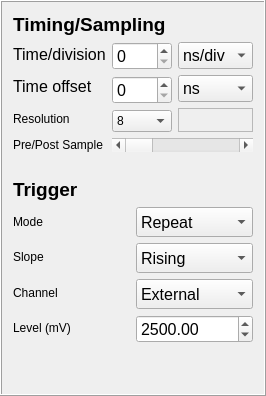
     <widget class="QFrame" name="frame">
      <property name="minimumSize">
       <size>
        <width>0</width>
        <height>0</height>
       </size>
      </property>
      <property name="maximumSize">
       <size>
        <width>16777215</width>
        <height>400</height>
       </size>
      </property>
      <property name="frameShape">
       <enum>QFrame::Box</enum>
      </property>
      <property name="frameShadow">
       <enum>QFrame::Raised</enum>
      </property>
      <layout class="QGridLayout" name="gridLayout_3">
       <item row="3" column="0">
        <layout class="QHBoxLayout" name="horizontalLayout_5">
         <item>
          <layout class="QVBoxLayout" name="verticalLayout_6">
           <item>
            <widget class="QLabel" name="label_9">
             <property name="minimumSize">
              <size>
               <width>80</width>
               <height>20</height>
              </size>
             </property>
             <property name="text">
              <string>&lt;html&gt;&lt;head/&gt;&lt;body&gt;&lt;p&gt;Mode&lt;/p&gt;&lt;/body&gt;&lt;/html&gt;</string>
             </property>
            </widget>
           </item>
           <item>
            <widget class="QLabel" name="label_11">
             <property name="minimumSize">
              <size>
               <width>80</width>
               <height>20</height>
              </size>
             </property>
             <property name="text">
              <string>&lt;html&gt;&lt;head/&gt;&lt;body&gt;&lt;p&gt;Slope&lt;/p&gt;&lt;/body&gt;&lt;/html&gt;</string>
             </property>
            </widget>
           </item>
           <item>
            <widget class="QLabel" name="label_10">
             <property name="minimumSize">
              <size>
               <width>80</width>
               <height>20</height>
              </size>
             </property>
             <property name="text">
              <string>&lt;html&gt;&lt;head/&gt;&lt;body&gt;&lt;p&gt;Channel&lt;/p&gt;&lt;/body&gt;&lt;/html&gt;</string>
             </property>
            </widget>
           </item>
           <item>
            <widget class="QLabel" name="label_12">
             <property name="minimumSize">
              <size>
               <width>80</width>
               <height>20</height>
              </size>
             </property>
             <property name="text">
              <string>&lt;html&gt;&lt;head/&gt;&lt;body&gt;&lt;p&gt;Level (mV)&lt;/p&gt;&lt;/body&gt;&lt;/html&gt;</string>
             </property>
            </widget>
           </item>
          </layout>
         </item>
         <item>
          <layout class="QVBoxLayout" name="verticalLayout_7">
           <item>
            <widget class="QComboBox" name="TriggerModeComboBox">
             <property name="minimumSize">
              <size>
               <width>80</width>
               <height>30</height>
              </size>
             </property>
             <property name="font">
              <font>
               <pointsize>12</pointsize>
               <weight>50</weight>
               <bold>false</bold>
              </font>
             </property>
             <item>
              <property name="text">
               <string>Repeat</string>
              </property>
             </item>
             <item>
              <property name="text">
               <string>Single</string>
              </property>
             </item>
             <item>
              <property name="text">
               <string>None</string>
              </property>
             </item>
            </widget>
           </item>
           <item>
            <widget class="QComboBox" name="TriggerSlopeComboBox">
             <property name="minimumSize">
              <size>
               <width>80</width>
               <height>30</height>
              </size>
             </property>
             <property name="font">
              <font>
               <pointsize>12</pointsize>
               <weight>50</weight>
               <bold>false</bold>
              </font>
             </property>
             <item>
              <property name="text">
               <string>Rising</string>
              </property>
             </item>
             <item>
              <property name="text">
               <string>Falling</string>
              </property>
             </item>
            </widget>
           </item>
           <item>
            <widget class="QComboBox" name="TriggerChannelComboBox">
             <property name="minimumSize">
              <size>
               <width>80</width>
               <height>30</height>
              </size>
             </property>
             <property name="font">
              <font>
               <pointsize>12</pointsize>
               <weight>50</weight>
               <bold>false</bold>
              </font>
             </property>
             <item>
              <property name="text">
               <string>External</string>
              </property>
             </item>
             <item>
              <property name="text">
               <string>A</string>
              </property>
             </item>
             <item>
              <property name="text">
               <string>B</string>
              </property>
             </item>
             <item>
              <property name="text">
               <string>C</string>
              </property>
             </item>
             <item>
              <property name="text">
               <string>D</string>
              </property>
             </item>
            </widget>
           </item>
           <item>
            <widget class="QDoubleSpinBox" name="TriggerLevelSpinBox">
             <property name="minimumSize">
              <size>
               <width>80</width>
               <height>20</height>
              </size>
             </property>
             <property name="font">
              <font>
               <pointsize>12</pointsize>
               <weight>50</weight>
               <bold>false</bold>
              </font>
             </property>
             <property name="maximum">
              <double>20000.000000000000000</double>
             </property>
             <property name="value">
              <double>2500.000000000000000</double>
             </property>
            </widget>
           </item>
          </layout>
         </item>
        </layout>
       </item>
       <item row="4" column="0">
        <spacer name="verticalSpacer_6">
         <property name="orientation">
          <enum>Qt::Vertical</enum>
         </property>
         <property name="sizeHint" stdset="0">
          <size>
           <width>20</width>
           <height>40</height>
          </size>
         </property>
        </spacer>
       </item>
       <item row="0" column="0">
        <widget class="QLabel" name="label_6">
         <property name="text">
          <string>&lt;html&gt;&lt;head/&gt;&lt;body&gt;&lt;p&gt;&lt;span style=&quot; font-size:14pt; font-weight:600;&quot;&gt;Timing/Sampling&lt;/span&gt;&lt;/p&gt;&lt;/body&gt;&lt;/html&gt;</string>
         </property>
        </widget>
       </item>
       <item row="1" column="0">
        <layout class="QGridLayout" name="gridLayout_15">
         <property name="sizeConstraint">
          <enum>QLayout::SetNoConstraint</enum>
         </property>
         <property name="bottomMargin">
          <number>20</number>
         </property>
         <item row="1" column="0">
          <layout class="QHBoxLayout" name="horizontalLayout_6"/>
         </item>
         <item row="0" column="2">
          <layout class="QVBoxLayout" name="verticalLayout_8">
           <item>
            <widget class="QComboBox" name="TimingTimeDivisionComboBox">
             <property name="minimumSize">
              <size>
               <width>60</width>
               <height>25</height>
              </size>
             </property>
             <property name="font">
              <font>
               <pointsize>12</pointsize>
               <weight>50</weight>
               <bold>false</bold>
              </font>
             </property>
             <item>
              <property name="text">
               <string>ns/div</string>
              </property>
             </item>
             <item>
              <property name="text">
               <string>μs/div</string>
              </property>
             </item>
             <item>
              <property name="text">
               <string>ms/div</string>
              </property>
             </item>
             <item>
              <property name="text">
               <string>s/div</string>
              </property>
             </item>
            </widget>
           </item>
           <item>
            <widget class="QComboBox" name="TimingTimeOffsetComboBox">
             <property name="minimumSize">
              <size>
               <width>60</width>
               <height>25</height>
              </size>
             </property>
             <property name="font">
              <font>
               <pointsize>12</pointsize>
               <weight>50</weight>
               <bold>false</bold>
              </font>
             </property>
             <property name="toolTip">
              <string>Unit of time offset</string>
             </property>
             <item>
              <property name="text">
               <string>ns</string>
              </property>
             </item>
             <item>
              <property name="text">
               <string>μs</string>
              </property>
             </item>
             <item>
              <property name="text">
               <string>ms</string>
              </property>
             </item>
             <item>
              <property name="text">
               <string>s</string>
              </property>
             </item>
            </widget>
           </item>
           <item>
            <widget class="QFrame" name="frame_3">
             <property name="frameShape">
              <enum>QFrame::StyledPanel</enum>
             </property>
             <property name="frameShadow">
              <enum>QFrame::Raised</enum>
             </property>
            </widget>
           </item>
          </layout>
         </item>
         <item row="0" column="1">
          <layout class="QVBoxLayout" name="verticalLayout_9">
           <item>
            <widget class="QSpinBox" name="TimingTimeDivisionSpinBox">
             <property name="minimumSize">
              <size>
               <width>60</width>
               <height>0</height>
              </size>
             </property>
             <property name="font">
              <font>
               <pointsize>12</pointsize>
               <weight>50</weight>
               <bold>false</bold>
              </font>
             </property>
             <property name="toolTip">
              <string>Time between two divisons</string>
             </property>
            </widget>
           </item>
           <item>
            <widget class="QSpinBox" name="TimingTimeOffsetSpinBox">
             <property name="minimumSize">
              <size>
               <width>60</width>
               <height>0</height>
              </size>
             </property>
             <property name="font">
              <font>
               <pointsize>12</pointsize>
               <weight>50</weight>
               <bold>false</bold>
              </font>
             </property>
             <property name="toolTip">
              <string>Time offset from the zero point (trigger)</string>
             </property>
            </widget>
           </item>
           <item>
            <widget class="QComboBox" name="comboBox">
             <property name="currentText">
              <string>8</string>
             </property>
             <item>
              <property name="text">
               <string>8</string>
              </property>
             </item>
             <item>
              <property name="text">
               <string>12</string>
              </property>
             </item>
             <item>
              <property name="text">
               <string>14</string>
              </property>
             </item>
             <item>
              <property name="text">
               <string>16</string>
              </property>
             </item>
            </widget>
           </item>
          </layout>
         </item>
         <item row="0" column="0">
          <layout class="QVBoxLayout" name="verticalLayout_10">
           <property name="sizeConstraint">
            <enum>QLayout::SetMinimumSize</enum>
           </property>
           <item>
            <widget class="QLabel" name="label_7">
             <property name="font">
              <font>
               <pointsize>12</pointsize>
               <weight>50</weight>
               <bold>false</bold>
              </font>
             </property>
             <property name="toolTip">
              <string>Time between two divisons</string>
             </property>
             <property name="text">
              <string>&lt;html&gt;&lt;head/&gt;&lt;body&gt;&lt;p&gt;Time/division&lt;/p&gt;&lt;/body&gt;&lt;/html&gt;</string>
             </property>
            </widget>
           </item>
           <item>
            <widget class="QLabel" name="label_16">
             <property name="font">
              <font>
               <pointsize>12</pointsize>
               <weight>50</weight>
               <bold>false</bold>
              </font>
             </property>
             <property name="toolTip">
              <string>Time offset from the zero point (trigger)</string>
             </property>
             <property name="text">
              <string>&lt;html&gt;&lt;head/&gt;&lt;body&gt;&lt;p&gt;Time offset&lt;/p&gt;&lt;/body&gt;&lt;/html&gt;</string>
             </property>
            </widget>
           </item>
           <item>
            <widget class="QLabel" name="label_5">
             <property name="text">
              <string>Resolution</string>
             </property>
            </widget>
           </item>
          </layout>
         </item>
         <item row="2" column="0">
          <widget class="QLabel" name="label_8">
           <property name="text">
            <string>Pre/Post Sample</string>
           </property>
          </widget>
         </item>
         <item row="2" column="1" colspan="2">
          <widget class="QScrollBar" name="horizontalScrollBar">
           <property name="minimumSize">
            <size>
             <width>50</width>
             <height>0</height>
            </size>
           </property>
           <property name="orientation">
            <enum>Qt::Horizontal</enum>
           </property>
          </widget>
         </item>
        </layout>
       </item>
       <item row="2" column="0">
        <widget class="QLabel" name="label">
         <property name="text">
          <string>&lt;html&gt;&lt;head/&gt;&lt;body&gt;&lt;p&gt;&lt;span style=&quot; font-size:14pt; font-weight:600;&quot;&gt;Trigger&lt;/span&gt;&lt;/p&gt;&lt;/body&gt;&lt;/html&gt;</string>
         </property>
        </widget>
       </item>
      </layout>
     </widget>
